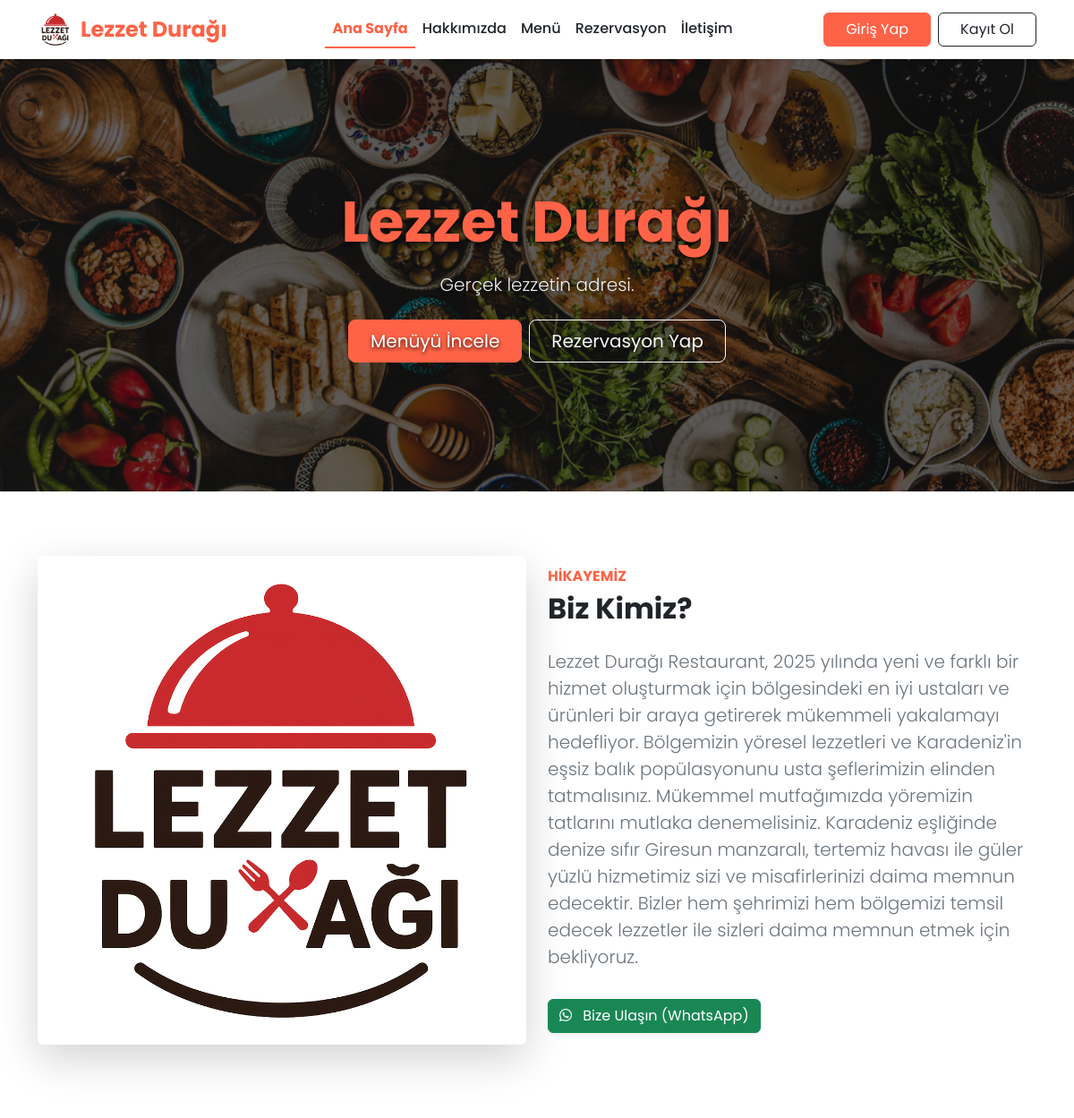
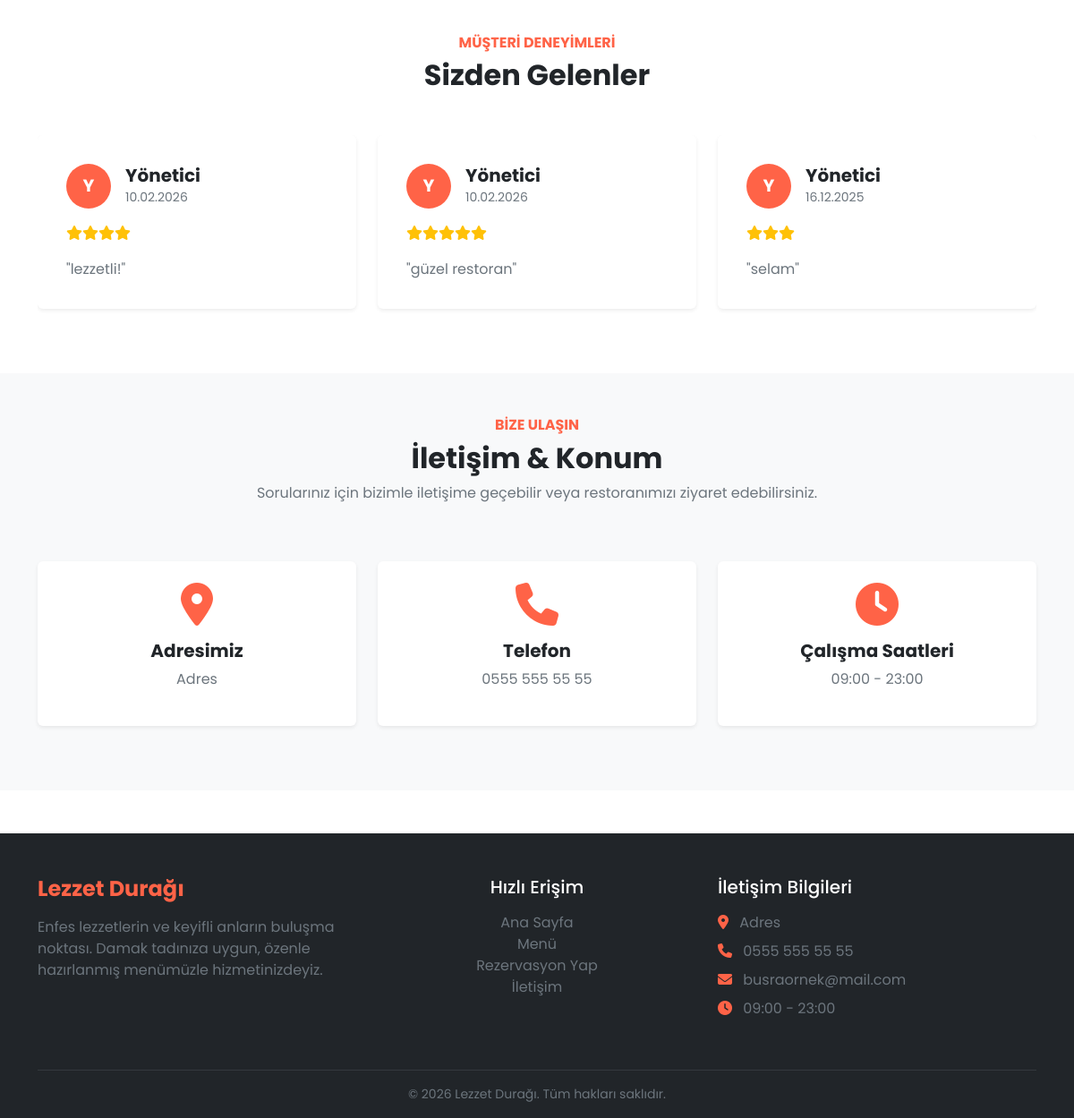
The page / on the database its author committed (2 pictures, top to bottom).
### tables this page shows
CREATE TABLE `settings` (
  `id` int(11) NOT NULL,
  `site_title` varchar(100) DEFAULT 'Restoran Adı',
  `logo_path` varchar(255) DEFAULT NULL,
  `hero_title` varchar(255) DEFAULT 'Enfes Lezzetleri Keşfedin',
  `hero_subtitle` varchar(255) DEFAULT 'Menümüze bir göz atın',
  `hero_image` varchar(255) DEFAULT NULL,
  `about_title` varchar(255) DEFAULT 'Biz Kimiz?',
  `about_text` text DEFAULT NULL,
  `chef_title` varchar(100) DEFAULT 'Şefin Önerisi',
  `chef_dish_name` varchar(100) DEFAULT NULL,
  `chef_dish_desc` text DEFAULT NULL,
  `chef_dish_image` varchar(255) DEFAULT NULL,
  `chef_dish_price` decimal(10,2) DEFAULT NULL,
  `address` text DEFAULT NULL,
  `phone` varchar(50) DEFAULT NULL,
  `email` varchar(100) DEFAULT NULL,
  `working_hours` varchar(100) DEFAULT '09:00 - 23:00',
  `footer_text` varchar(255) DEFAULT NULL,
  `theme_color` varchar(20) DEFAULT '#ff6347',
  `font_family` varchar(50) DEFAULT 'Poppins',
  `bg_color` varchar(20) DEFAULT '#ffffff',
  `menu_title` varchar(255) DEFAULT 'Menümüz',
  `menu_subtitle` varchar(255) DEFAULT 'Usta şeflerimizin ellerinden çıkan eşsiz lezzetleri keşfedin.',
  `reservation_title` varchar(255) DEFAULT 'Masayı Ayırt',
  `reservation_desc` text DEFAULT NULL,
  `about_whatsapp` varchar(50) DEFAULT '905550000000',
  `announcement_text` varchar(255) DEFAULT 'Bugüne özel %20 indirim fırsatını kaçırmayın!',
  `announcement_active` tinyint(1) DEFAULT 1
);

CREATE TABLE `comments` (
  `id` int(11) NOT NULL,
  `user_id` int(11) DEFAULT NULL,
  `comment` text NOT NULL,
  `rating` int(11) DEFAULT 5,
  `is_approved` tinyint(1) DEFAULT 0,
  `created_at` timestamp NOT NULL DEFAULT current_timestamp(),
  `reply` text DEFAULT NULL
);

CREATE TABLE `users` (
  `id` int(11) NOT NULL,
  `name` varchar(100) NOT NULL,
  `email` varchar(100) NOT NULL,
  `password` varchar(255) NOT NULL,
  `phone` varchar(20) DEFAULT NULL,
  `role` enum('admin','personel','uye') DEFAULT 'uye',
  `created_at` timestamp NOT NULL DEFAULT current_timestamp()
);

### index.php (the view, shortened to what this page needs)
<?php require_once 'includes/header.php'; ?>
<header class="py-5" style="background: url('<?= $settings['hero_image'] ?>') no-repeat center center/cover; position: relative;">
    <div style="position: absolute; top:0; left:0; width:100%; height:100%; background: rgba(0,0,0,0.6);"></div>
    <div class="container position-relative py-5">
        <div class="row align-items-center py-5">
            <div class="col-lg-8 mx-auto text-center" style="text-shadow: 0 2px 4px rgba(0,0,0,0.8);">
                <h1 class="display-3 fw-bold mb-3 animate__animated animate__fadeInDown text-primary-custom">
                    <?= htmlspecialchars($settings['hero_title']) ?>
                </h1>
                <p class="lead mb-4 animate__animated animate__fadeInUp" style="color: #eee;">
                    <?= htmlspecialchars($settings['hero_subtitle']) ?>
                </p>
                <div class="d-grid gap-2 d-sm-flex justify-content-sm-center">
                    <a href="menu.php" class="btn btn-primary-custom btn-lg px-4 gap-3">Menüyü İncele</a>
                    <a href="reservation.php" class="btn btn-outline-light btn-lg px-4">Rezervasyon Yap</a>
                </div>
            </div>
        </div>
    </div>
</header>
<section id="about" class="py-5">
    <div class="container py-4">
        <div class="row align-items-center">
            <div class="col-md-6 mb-4 mb-md-0">
                <img src="<?= $settings['logo_path'] ? $settings['logo_path'] : 'assets/img/about.jpg' ?>"
                     class="img-fluid rounded shadow-lg" alt="Hakkımızda">
            </div>
            <div class="col-md-6">
                <h6 class="text-primary-custom fw-bold text-uppercase">Hikayemiz</h6>
                <h2 class="fw-bold mb-4"><?= htmlspecialchars($settings['about_title']) ?></h2>
                <p class="text-muted lead"><?= nl2br(htmlspecialchars($settings['about_text'])) ?></p>
                <?php
                    $rawPhone = $settings['about_whatsapp'] ?? '905550000000';
                    $cleanPhone = preg_replace('/[^0-9]/', '', $rawPhone);
                ?>
                <a href="https://wa.me/<?= $cleanPhone ?>?text=Merhaba, restoranınız hakkında bilgi almak istiyorum."
                   target="_blank"
                   class="btn btn-success mt-3 shadow-sm">
                    <i class="fab fa-whatsapp me-2"></i> Bize Ulaşın (WhatsApp)
                </a>
            </div>
        </div>
    </div>
</section>
<?php
$commentsQuery = $pdo->query("SELECT c.*, u.name as user_name FROM comments c LEFT JOIN users u ON c.user_id = u.id WHERE c.is_approved = 1 ORDER BY c.created_at DESC");
$allComments = $commentsQuery->fetchAll(PDO::FETCH_ASSOC);
$chunks = array_chunk($allComments, 3);
?>
<?php if(count($chunks) > 0): ?>
<section class="py-5">
    <div class="container">
        <div class="text-center mb-5">
            <h6 class="text-primary-custom fw-bold text-uppercase">Müşteri Deneyimleri</h6>
            <h2 class="fw-bold">Sizden Gelenler</h2>
        </div>
        <div id="commentsCarousel" class="carousel slide carousel-dark" data-bs-ride="carousel">
            <div class="carousel-inner">
                <?php foreach($chunks as $index => $chunk): ?>
                    <div class="carousel-item <?= $index === 0 ? 'active' : '' ?>">
                        <div class="row">
                            <?php foreach($chunk as $comment): ?>
                            <div class="col-md-4 mb-4">
                                <div class="card h-100 border-0 shadow-sm p-3">
                                    <div class="card-body d-flex flex-column">
                                        <div class="d-flex align-items-center mb-3">
                                            <div class="bg-primary-custom text-white rounded-circle d-flex justify-content-center align-items-center fw-bold" style="width: 50px; height: 50px; font-size: 1.2rem;">
                                                <?= strtoupper(substr($comment['user_name'], 0, 1)) ?>
                                            </div>
                                            <div class="ms-3">
                                                <h5 class="mb-0 fw-bold"><?= htmlspecialchars($comment['user_name']) ?></h5>
                                                <small class="text-muted"><?= date('d.m.Y', strtotime($comment['created_at'])) ?></small>
                                            </div>
                                        </div>
                                        <div class="mb-3 text-warning">
                                            <?php for($i=0; $i<$comment['rating']; $i++) echo '<i class="fas fa-star"></i>'; ?>
                                        </div>
                                        <p class="card-text text-muted flex-grow-1">
                                            "<?= htmlspecialchars($comment['comment']) ?>"
                                        </p>
                                    </div>
                                </div>
                            </div>
                            <?php endforeach; ?>
                        </div>
                    </div>
                <?php endforeach; ?>
            </div>
        </div>
    </div>
</section>
<?php endif; ?>
<section id="contact" class="py-5 bg-light">
    <div class="container">
        <div class="row text-center mb-5">
            <div class="col-lg-8 mx-auto">
                <h6 class="text-primary-custom fw-bold text-uppercase">Bize Ulaşın</h6>
                <h2 class="fw-bold">İletişim & Konum</h2>
                <p class="text-muted">Sorularınız için bizimle iletişime geçebilir veya restoranımızı ziyaret edebilirsiniz.</p>
            </div>
        </div>
        <div class="row">
            <div class="col-md-4 text-center mb-4">
                <div class="bg-white p-4 rounded shadow-sm h-100">
                    <i class="fas fa-map-marker-alt fa-3x text-primary-custom mb-3"></i>
                    <h5 class="fw-bold">Adresimiz</h5>
                    <p class="text-muted"><?= nl2br(htmlspecialchars($settings['address'])) ?></p>
                </div>
            </div>
            <div class="col-md-4 text-center mb-4">
                <div class="bg-white p-4 rounded shadow-sm h-100">
                    <i class="fas fa-phone fa-3x text-primary-custom mb-3"></i>
                    <h5 class="fw-bold">Telefon</h5>
                    <p class="text-muted"><?= htmlspecialchars($settings['phone']) ?></p>
                </div>
            </div>
            <div class="col-md-4 text-center mb-4">
                <div class="bg-white p-4 rounded shadow-sm h-100">
                    <i class="fas fa-clock fa-3x text-primary-custom mb-3"></i>
                    <h5 class="fw-bold">Çalışma Saatleri</h5>
                    <p class="text-muted"><?= htmlspecialchars($settings['working_hours']) ?></p>
                </div>
            </div>
        </div>
    </div>
</section>
<?php require_once 'includes/footer.php'; ?>

### includes/header.php (shortened to what this page needs)
<?php
require_once 'db.php';
$stmt = $pdo->query("SELECT * FROM settings WHERE id = 1");
$settings = $stmt->fetch(PDO::FETCH_ASSOC);
$bgColor = $settings['bg_color'] ?? '#ffffff';
$siteTitle = $settings['site_title'] ?? 'Lezzet Durağı';
function getContrastColor($hexColor) {
    $hexColor = str_replace('#', '', $hexColor);
    $r = hexdec(substr($hexColor, 0, 2));
    $g = hexdec(substr($hexColor, 2, 2));
    $b = hexdec(substr($hexColor, 4, 2));
    $brightness = (($r * 299) + ($g * 587) + ($b * 114)) / 1000;
    return $brightness > 128 ? '#212529' : '#ffffff';
}
$textColor = getContrastColor($bgColor);
$isDark = ($textColor == '#ffffff');
$navbarClass = $isDark ? 'navbar-dark bg-dark' : 'navbar-light bg-white';
$current_page = basename($_SERVER['PHP_SELF']);
?>
<!DOCTYPE html>
<html lang="tr">
<head>
    <link href="https://cdn.jsdelivr.net/npm/bootstrap@5.3.0/dist/css/bootstrap.min.css" rel="stylesheet">
    <link rel="stylesheet" href="https://cdnjs.cloudflare.com/ajax/libs/font-awesome/6.4.0/css/all.min.css">
</head>
<body>
<nav class="navbar navbar-expand-lg <?= $navbarClass ?> shadow-sm sticky-top">
    <div class="container">
        <a class="navbar-brand d-flex align-items-center gap-2" href="index.php">
            <?php if(!empty($settings['logo_path'])): ?>
                <img src="<?= $settings['logo_path'] ?>" alt="Logo">
            <?php endif; ?>
            <h3 class="text-primary-custom fw-bold mb-0" style="font-size: 1.5rem;"><?= htmlspecialchars($siteTitle) ?></h3>
        </a>
        <div class="collapse navbar-collapse" id="navbarNav">
            <ul class="navbar-nav mx-auto">
                <li class="nav-item">
                    <a class="nav-link <?= ($current_page == 'index.php') ? 'active' : '' ?>" href="index.php">Ana Sayfa</a>
                </li>
                <li class="nav-item">
                    <a class="nav-link" href="index.php#about">Hakkımızda</a>
                </li>
                <li class="nav-item">
                    <a class="nav-link <?= ($current_page == 'menu.php') ? 'active' : '' ?>" href="menu.php">Menü</a>
                </li>
                <li class="nav-item">
                    <a class="nav-link <?= ($current_page == 'reservation.php') ? 'active' : '' ?>" href="reservation.php">Rezervasyon</a>
                </li>
                <li class="nav-item">
                    <a class="nav-link" href="index.php#contact">İletişim</a>
                </li>
            </ul>
            <div class="d-flex">
                <?php if(isset($_SESSION['user_id'])): ?>
                    <div class="dropdown">
                        <button class="btn btn-outline-<?= $isDark ? 'light' : 'dark' ?> dropdown-toggle" type="button" data-bs-toggle="dropdown">
                            <i class="fas fa-user-circle"></i> <?= explode(' ', $_SESSION['name'])[0] ?>
                        </button>
                        <ul class="dropdown-menu dropdown-menu-end">
                            <?php if($_SESSION['role'] == 'admin' || $_SESSION['role'] == 'personel'): ?>
                                <li><a class="dropdown-item" href="admin/index.php">Yönetim Paneli</a></li>
                            <?php endif; ?>
                            <li><a class="dropdown-item" href="profile.php">Profilim</a></li>
                            <li><hr class="dropdown-divider"></li>
                            <li><a class="dropdown-item text-danger" href="logout.php">Çıkış Yap</a></li>
                        </ul>
                    </div>
                <?php else: ?>
                    <a href="login.php" class="btn btn-primary-custom me-2 px-4">Giriş Yap</a>
                    <a href="register.php" class="btn btn-outline-<?= $isDark ? 'light' : 'dark' ?> px-4">Kayıt Ol</a>
                <?php endif; ?>
            </div>
        </div>
    </div>
</nav>

### includes/footer.php (shortened to what this page needs)
<footer class="bg-dark text-white pt-5 pb-3 mt-5">
    <div class="container">
        <div class="row">
            <div class="col-md-4 mb-4">
                <h4 class="text-primary-custom fw-bold"><?= $settings['site_title'] ?></h4>
                <p class="text-secondary mt-3">
                    Enfes lezzetlerin ve keyifli anların buluşma noktası.
                    Damak tadınıza uygun, özenle hazırlanmış menümüzle hizmetinizdeyiz.
                </p>
            </div>
            <div class="col-md-4 mb-4 text-center">
                <h5 class="text-white mb-3">Hızlı Erişim</h5>
                <ul class="list-unstyled">
                    <li><a href="index.php" class="text-secondary text-decoration-none">Ana Sayfa</a></li>
                    <li><a href="menu.php" class="text-secondary text-decoration-none">Menü</a></li>
                    <li><a href="reservation.php" class="text-secondary text-decoration-none">Rezervasyon Yap</a></li>
                    <li><a href="index.php#contact" class="text-secondary text-decoration-none">İletişim</a></li>
                </ul>
            </div>
            <div class="col-md-4 mb-4">
                <h5 class="text-white mb-3">İletişim Bilgileri</h5>
                <ul class="list-unstyled text-secondary">
                    <li class="mb-2"><i class="fas fa-map-marker-alt me-2 text-primary-custom"></i> <?= nl2br($settings['address']) ?></li>
                    <li class="mb-2"><i class="fas fa-phone me-2 text-primary-custom"></i> <?= $settings['phone'] ?></li>
                    <li class="mb-2"><i class="fas fa-envelope me-2 text-primary-custom"></i> <?= $settings['email'] ?></li>
                    <li class="mb-2"><i class="fas fa-clock me-2 text-primary-custom"></i> <?= $settings['working_hours'] ?></li>
                </ul>
            </div>
        </div>
        <hr class="border-secondary">
        <div class="text-center text-secondary small">
            &copy; <?= date('Y') ?> <?= $settings['site_title'] ?>. Tüm hakları saklıdır.
        </div>
    </div>
</footer>
</body>
</html>

### rows shown on the page
settings: logo_path (picture), site_title "Lezzet Durağı", hero_image (picture), hero_title "Lezzet Durağı", hero_subtitle "Gerçek lezzetin adresi.", about_title "Biz Kimiz?", about_text "Lezzet Durağı Restaurant, 2025 yılında yeni ve farklı bir hizmet oluşturmak için bölgesindeki en iyi ustaları ve ürünleri bir araya getirerek mükemmeli yakalamayı hedefliyor. Bölgemizin yöresel lezzetleri ve Karadeniz'in eşsiz balık popülasyonunu usta şeflerimizin elinden tatmalısınız. Mükemmel mutfağımızda yöremizin tatlarını mutlaka denemelisiniz. Karadeniz eşliğinde denize sıfır Giresun manzaralı, tertemiz havası ile güler yüzlü hizmetimiz sizi ve misafirlerinizi daima memnun edecektir. Bizler hem şehrimizi hem bölgemizi temsil edecek lezzetler ile sizleri daima memnun etmek için bekliyoruz.", address "Adres", phone "0555 555 55 55", working_hours "09:00 - 23:00", email "busraornek@mail.com"
comments: user.name "Y", user.name "Yönetici", created_at "10.02.2026", rating 4 (drawn), comment "lezzetli!"
comments: user.name "Y", user.name "Yönetici", created_at "10.02.2026", rating 5 (drawn), comment "güzel restoran"
comments: user.name "Y", user.name "Yönetici", created_at "16.12.2025", rating 3 (drawn), comment "selam"
